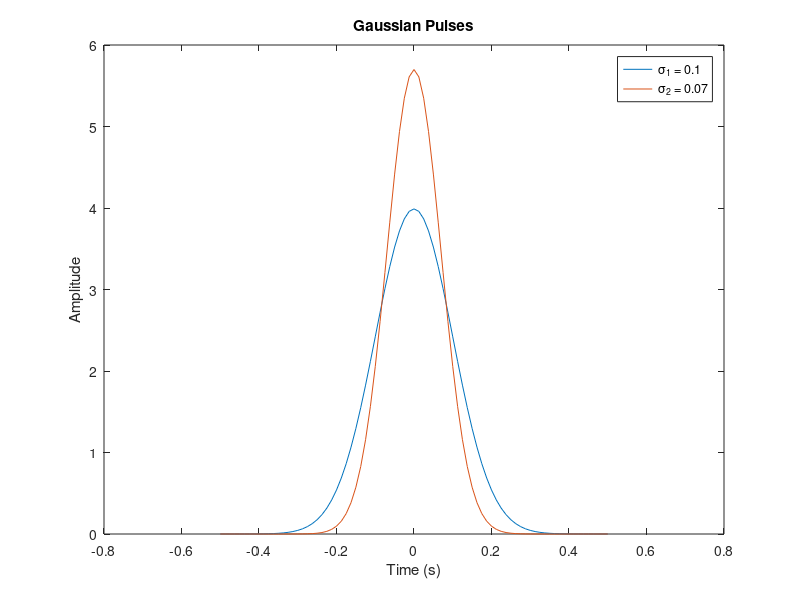

The MATLAB script that drew this image:
clc
clear all
close all

fs= 80;                    % Sampling Frquency
sigma_g1 = 0.1;            % Standard Deiation for wave 01

sigma_g2 = 0.07;           % Standard Deiation for wave 02

t = -0.5:1/fs:0.5;

g1 = 1/(sqrt(2*pi)*sigma_g1)*(exp(-t.^2/(2*sigma_g1^2))); 

g2 = (1/(sqrt(2*pi)*sigma_g2))*(exp(-t.^2/(2*sigma_g2^2)));


plot(t,g1)
hold on
plot(t,g2)
title(['Gaussian Pulses'])
legend(['\sigma_{',num2str(1),'} = ',num2str(sigma_g1)],['\sigma_{',num2str(2),'} = ',num2str(sigma_g2)]);
xlabel('Time (s)')
ylabel('Amplitude')


